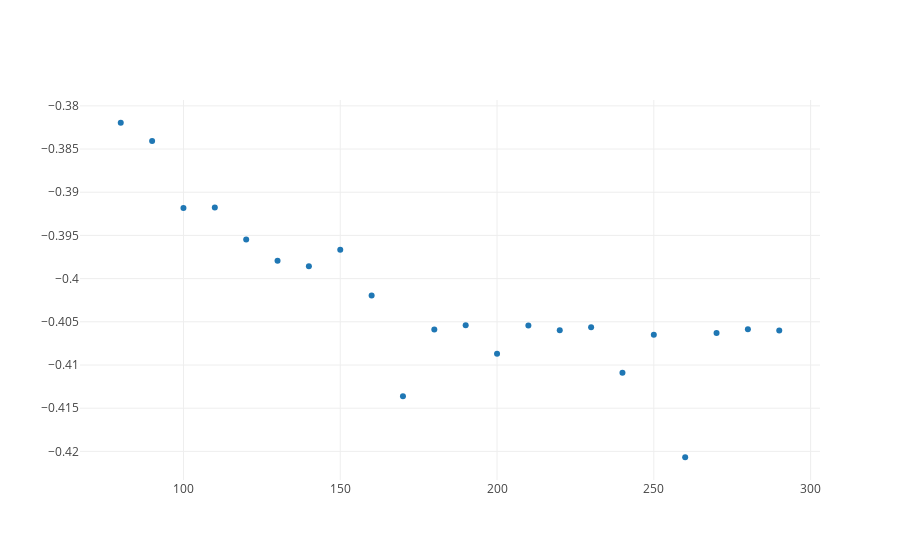

This figure's notebook cell:
### Markdown cell above
We can then plot the number of features and the respective scores with the following code.

### Code cell
wrapped_selectors = np.array(selectors)
scores = wrapped_selectors[:, 1]
num_features = wrapped_selectors[:, -1]

from graph import plot, trace_values
trace = trace_values(num_features, scores)
plot([trace])

### Figure 1 — Plotly figure (JSON) as saved in the notebook; plotly's stock layout.template omitted (floating-point values rounded to 4 significant figures)
{"data": [{"mode": "markers", "name": "data", "text": [], "type": "scatter", "uid": "131ec9fb-34ce-48b1-bca1-3df080aacfa3", "x": [290, 280, 270, 260, 250, 240, 230, 220, 210, 200, 190, 180, 170, 160, 150, 140, 130, 120, 110, 100, 90, 80], "y": [-0.406, -0.4059, -0.4063, -0.4207, -0.4065, -0.4109, -0.4056, -0.406, -0.4054, -0.4087, -0.4054, -0.4059, -0.4136, -0.402, -0.3967, -0.3986, -0.3979, -0.3955, -0.3918, -0.3918, -0.3841, -0.382]}], "layout": {"autosize": true, "xaxis": {"autorange": true, "range": [66.81, 303.2], "type": "linear"}, "yaxis": {"autorange": true, "range": [-0.4235, -0.3791], "type": "linear"}}}
